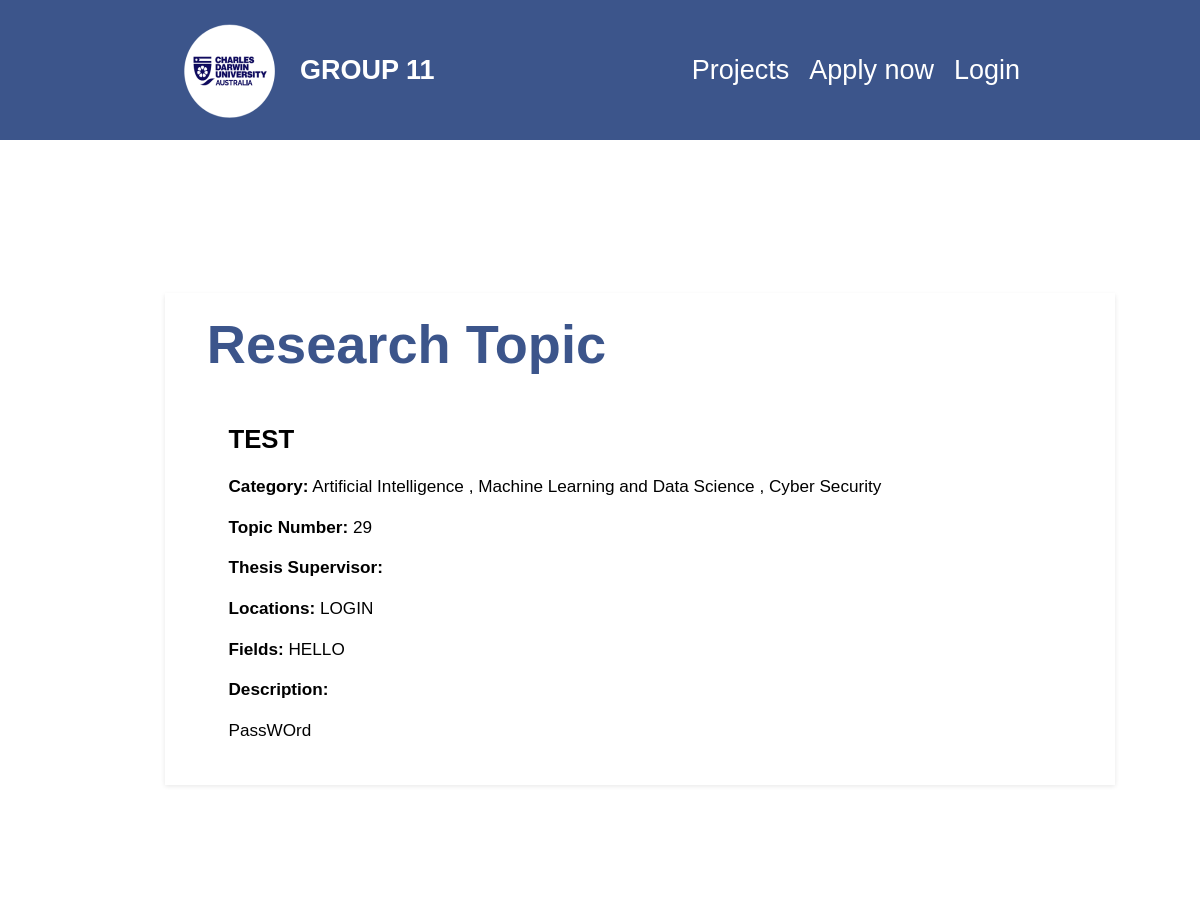
The page /project-details/29/ (upper part) on the database as committed earlier.
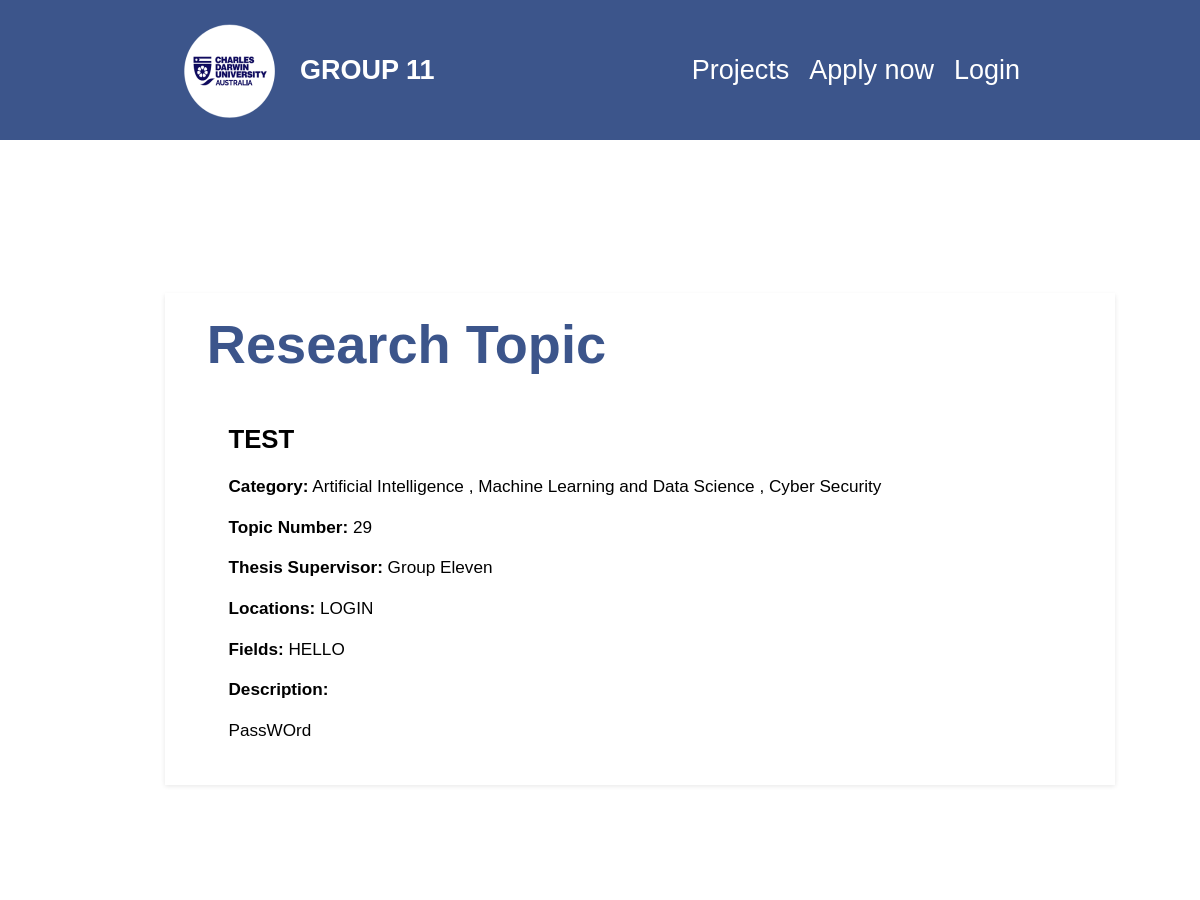
The same page on the database as committed later.
### management/models.py (models this page shows, shortened)
class Project(models.Model):
    supervisor = models.ForeignKey(User, null=True, on_delete=models.SET_NULL)
    title = models.CharField(max_length=100, null=True)
    category = models.ManyToManyField("Category", blank=True)
    topic_num = models.PositiveIntegerField("Topic number", null=True, unique=True)
    location = models.CharField("location", max_length=100, null=True)
    research_areas = models.CharField("Fields of study", max_length=100, null=True)
    description = models.TextField(blank=True)

class Category(models.Model):
    name = models.CharField(max_length=100)

### accounts/models.py (models this page shows)
class User(AbstractUser):
    USER_TYPE_CHOICES = (
        ('unit_coordinator', 'Unit Coordinator'),
        ('supervisor', 'Supervisor'),
        ('student', 'Student'),
    )
    user_type = models.CharField(max_length=20, choices=USER_TYPE_CHOICES, default='student')
    groups = models.ManyToManyField(
        'auth.Group',
        verbose_name='groups',
        blank=True,
        help_text='The groups this user belongs to. A user will get all permissions granted to each of their groups.',
        related_name='custom_user_set',
        related_query_name='user',
    )
    user_permissions = models.ManyToManyField(
        'auth.Permission',
        verbose_name='user permissions',
        blank=True,
        help_text='Specific permissions for this user.',
        related_name='custom_user_set',
        related_query_name='user',
    )

### assignment_4_app/views.py (the view)
# urls.py: path("project-details/<slug:slug>/", views.project_details, name="project-details"), # project-details/proj1 etc... using path transformer other e.g. is int or str
def project_details(request, slug):
        current_project = Project.objects.get(topic_num = slug)
        context = {
            "project": current_project
        }
        return render(request, "assignment_4_app/projectDetails.html", context)

### assignment_4_app/templates/assignment_4_app/projectDetails.html (shortened to what this page needs)
{% extends "base.html" %}
{% load static %}
{% block css_files %}
    <link rel="stylesheet" href="{% static "assignment_4_app/projectDetails.css" %}">
{% endblock %}
{% block content %}
<section class="section">
    <div class="container">
        <h1 class="container__heading">Research Topic</h1>
        <div class="project">
            <h2 class="project__heading">{{ project.title }}</h2>
            <p><strong>Category:</strong>
                {% for category in project.category.all %}
                    {{ category.name }}
                    {% if not forloop.last %}, {% endif %}
                {% endfor %}
            </p>
            <p><strong>Topic Number:</strong> {{ project.topic_num }}</p>
            <p><strong>Thesis Supervisor:</strong> {{ project.supervisor.first_name }} {{ project.supervisor.last_name }}</p>
            <p><strong>Locations:</strong> {{ project.location }}</p>
            <p><strong>Fields:</strong> {{ project.research_areas }}</p>
            <p><strong>Description: </strong> {{ project.description|linebreaks }}</p>
        </div>
    </div>
</section>
{% endblock content %}

### templates/base.html (shortened to what this page needs)
{% load static %}
<!DOCTYPE html>
<html lang="en">
<head>
    <link rel="stylesheet" href="{% static "assignment_4_app/app.css"%}">
    {% block  css_files %}{% endblock %}
</head>
<body>
    <header class="header">
        <a class="link" href="{% url 'home' %}">
            <div class="header__logo">
                <img class="header__img" src="{% static "img/CDU-logo2.png" %}" alt="Group 11 Logo">
                <div>GROUP 11</div>
            </div>
        </a>
        <nav class="navigation">
            <ul class="navigation__list">
                <li class="navigation__item"><a class="link" href="{% url 'project-list' %}">Projects</a></li>
                <li class="navigation__item"><a class="link" href="#">Apply now</a></li>
                {% if user.is_authenticated %}
                    <li class="navigation__item"><a class="link" href="{% url "account-logout" %}">Logout</a></li>
                {% else %}
                    <li class="navigation__item"><a class="link" href="{% url "account-login" %}">Login</a></li>
                {% endif %}
            </ul>
        </nav>
    </header>
    <main class="main">
        {% block content %}
        {% endblock content %}
    </main>
</body>
</html>

### assignment_4_app/static/assignment_4_app/app.css (style rules this page uses)
:root { --color-primary: #3C558B; --color-secondary: white; --color-dark-blue: #4d5c76; --color-grey: #e7e7e7; --color-text-dark: #182620; }
*, *::before, *::after { margin: 0; padding: 0; box-sizing: inherit; font-family: inherit; }
html { font-size: 62.5%; font-family: Arial, sans-serif; }
body { box-sizing: border-box; position: relative; background-color: white; }
.header { width: 100%; padding: 2rem 18rem; background-color: var(--color-primary); display: flex; justify-content: space-between; font-size: 2.7rem; position: absolute; top: 0; }
.header__logo { color: white; display: flex; justify-content: center; align-items: center; }
.header__img { width: 10rem; margin-right: 20px; }
.navigation { display: flex; justify-content: space-around; align-items: center; }
.navigation__list { display: flex; justify-content: space-around; align-items: center; gap: 2rem; list-style-type: none; }
.navigation__item a { color: white; }
.navigation__item { transition: all .3s; }
.main { padding: 28rem 14rem 53rem 14rem; }
.link { text-decoration: none; }
.header__logo div { font-weight: bold; }
a { text-decoration: none; color: white; }

### assignment_4_app/static/assignment_4_app/projectDetails.css (style rules this page uses)
.container { width: 100rem; margin: auto; padding: 20px; background-color: #ffffff; box-shadow: 0 2px 5px rgba(0, 0, 0, 0.1); transform: scale(0.95); }
.container * { transform: scale(0.95); }
.container__heading { font-size: 6rem; margin-bottom: 4rem; color: var(--color-primary); }
.project__heading { font-size: 3rem; margin-bottom: 2rem; }
p { font-size: 2rem; margin-bottom: 1.5rem; line-height: 1.5; }

Rows that differ between the two databases and show on the page:
changed through a linked row, Project "TEST": supervisor.first_name (not shown) → "Group"; supervisor.last_name (not shown) → "Eleven"
